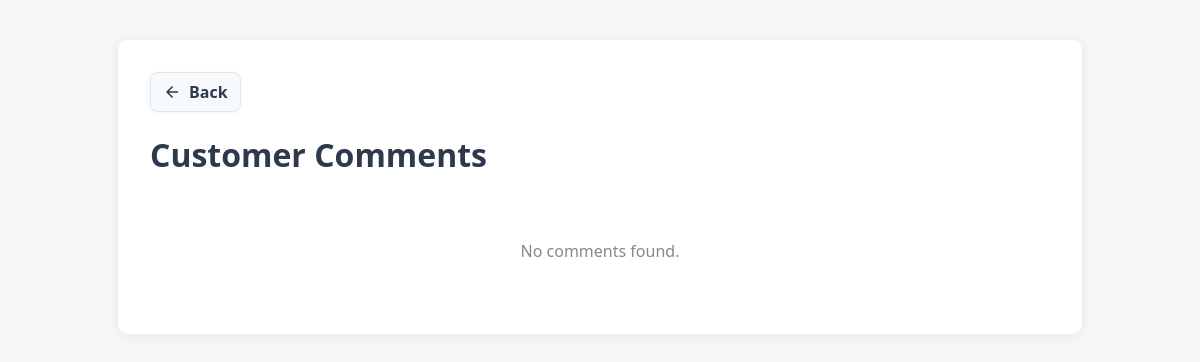
/admin/comments.php, run on an earlier commit of the app's database.
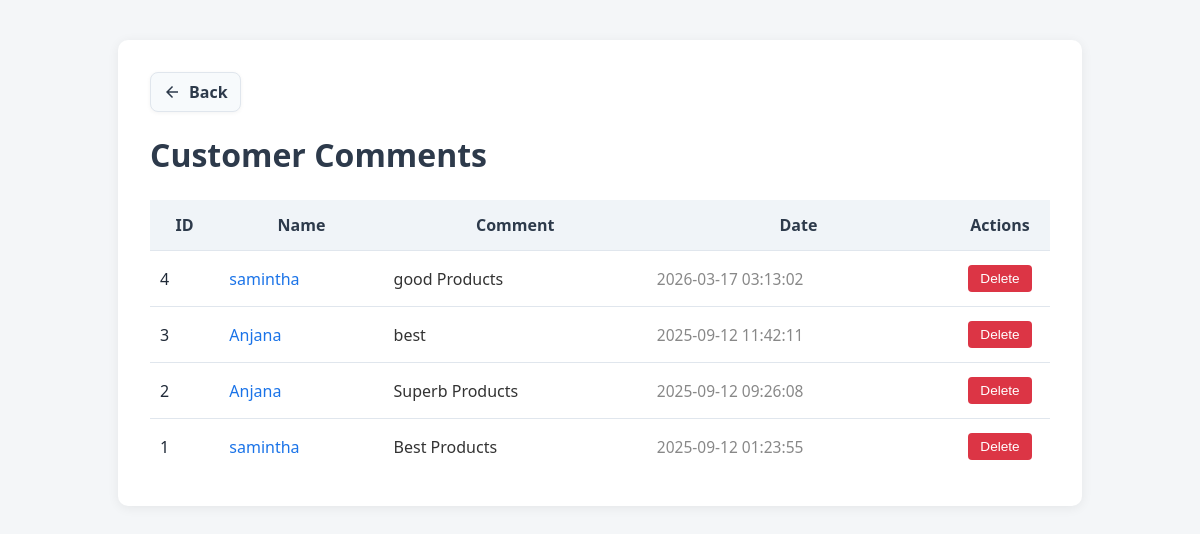
And on a later commit of the database.
### tables this page shows
CREATE TABLE `comments` (
  `id` int(11) NOT NULL AUTO_INCREMENT,
  `user_name` varchar(100) NOT NULL,
  `comment` text NOT NULL,
  `created_at` timestamp NOT NULL DEFAULT current_timestamp(),
  PRIMARY KEY (`id`)
);

### admin/comments.php (the view, shortened to what this page needs)
<?php
require_once '../config.php';
$sql = "SELECT id, user_name, comment, created_at FROM comments ORDER BY created_at DESC";
$result = $conn->query($sql);
?>
<!DOCTYPE html>
<html lang="en">
<head>
    <link rel="stylesheet" href="../global.css">
</head>
<body>
    <div class="container">
        <div class="header-row">
            <a href="#" class="back-btn" onclick="if (history.length > 1) { history.back(); } else { window.location.href='admin.php'; } return false;" aria-label="Go back">
                <svg xmlns="http://www.w3.org/2000/svg" width="18" height="18" viewBox="0 0 24 24" fill="currentColor"><path d="M20 11H7.83l5.59-5.59L12 4l-8 8 8 8 1.41-1.41L7.83 13H20v-2z"/></svg>
                Back
            </a>
        </div>
        <h1>Customer Comments</h1>
        <?php if ($result && $result->num_rows > 0): ?>
        <table>
            <thead>
                <tr>
                    <th>ID</th>
                    <th>Name</th>
                    <th>Comment</th>
                    <th>Date</th>
                    <th class="actions-col">Actions</th>
                </tr>
            </thead>
            <tbody>
                <?php while($row = $result->fetch_assoc()): ?>
                <tr>
                    <td><?= $row['id'] ?></td>
                    <td class="user"><?= htmlspecialchars($row['user_name']) ?></td>
                    <td class="comment"><?= nl2br(htmlspecialchars($row['comment'])) ?></td>
                    <td class="date"><?= $row['created_at'] ?></td>
                    <td class="actions-col">
                        <form method="POST" style="display: inline;" onsubmit="return confirm('Are you sure you want to delete this comment?');">
                            <button type="submit" name="delete_comment" class="delete-btn">Delete</button>
                        </form>
                    </td>
                </tr>
                <?php endwhile; ?>
            </tbody>
        </table>
        <?php else: ?>
            <div class="no-comments">No comments found.</div>
        <?php endif; ?>
    </div>
</body>
</html>

What changed in the data, as far as the page shows it:
added comments: id "4", user_name "samintha", comment "good Products", created_at "2026-03-17 03:13:02"
added comments: id "3", user_name "Anjana", comment "best", created_at "2025-09-12 11:42:11"
added comments: id "2", user_name "Anjana", comment "Superb Products", created_at "2025-09-12 09:26:08"
added comments: id "1", user_name "samintha", comment "Best Products", created_at "2025-09-12 01:23:55"
Also different on the page:
text no longer shown: "No comments found."
text now shown: "ID Name Comment Date Actions"
